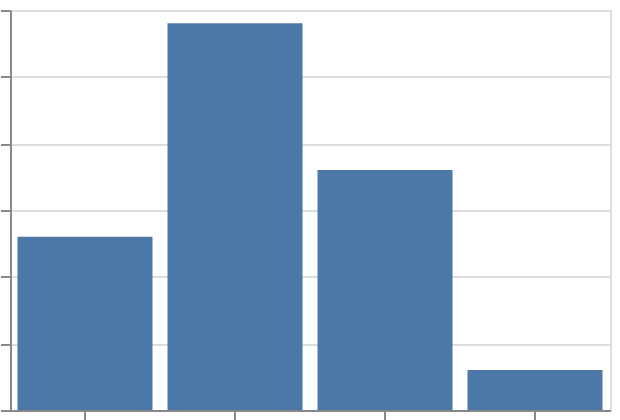

Express this chart as Vega-Lite.
### Vega-Lite specification from a JSON file in a GitHub repository (floating-point values rounded to 4 significant figures)
{"$schema": "https://vega.github.io/schema/vega-lite/v6.json", "padding": 5, "autosize": "none", "width": 300, "height": 200, "data": {"name": "table", "values": [{"c": "C", "x": 5, "y": 3, "v": 7, "g": "p"}, {"c": "A", "x": 6, "y": 1, "v": 7, "g": "q"}, {"c": "A", "x": 8, "y": 10, "v": 9, "g": "p"}, {"c": "A", "x": 2, "y": 7, "v": 10, "g": "q"}, {"c": "D", "x": 8, "y": 2, "v": 1, "g": "p"}, {"c": "D", "x": 10, "y": 10, "v": 11, "g": "q"}, {"c": "B", "x": 8, "y": 7, "v": 9, "g": "p"}, {"c": "A", "x": 2, "y": 11, "v": 8, "g": "q"}, {"c": "B", "x": 3, "y": 11, "v": 1, "g": "p"}, {"c": "D", "x": 1, "y": 1, "v": 11, "g": "q"}]}, "mark": "bar", "encoding": {"x": {"field": "c", "type": "nominal", "sort": {"field": "v", "op": "max", "order": "descending"}}, "y": {"field": "y", "type": "quantitative", "aggregate": "sum"}}}
